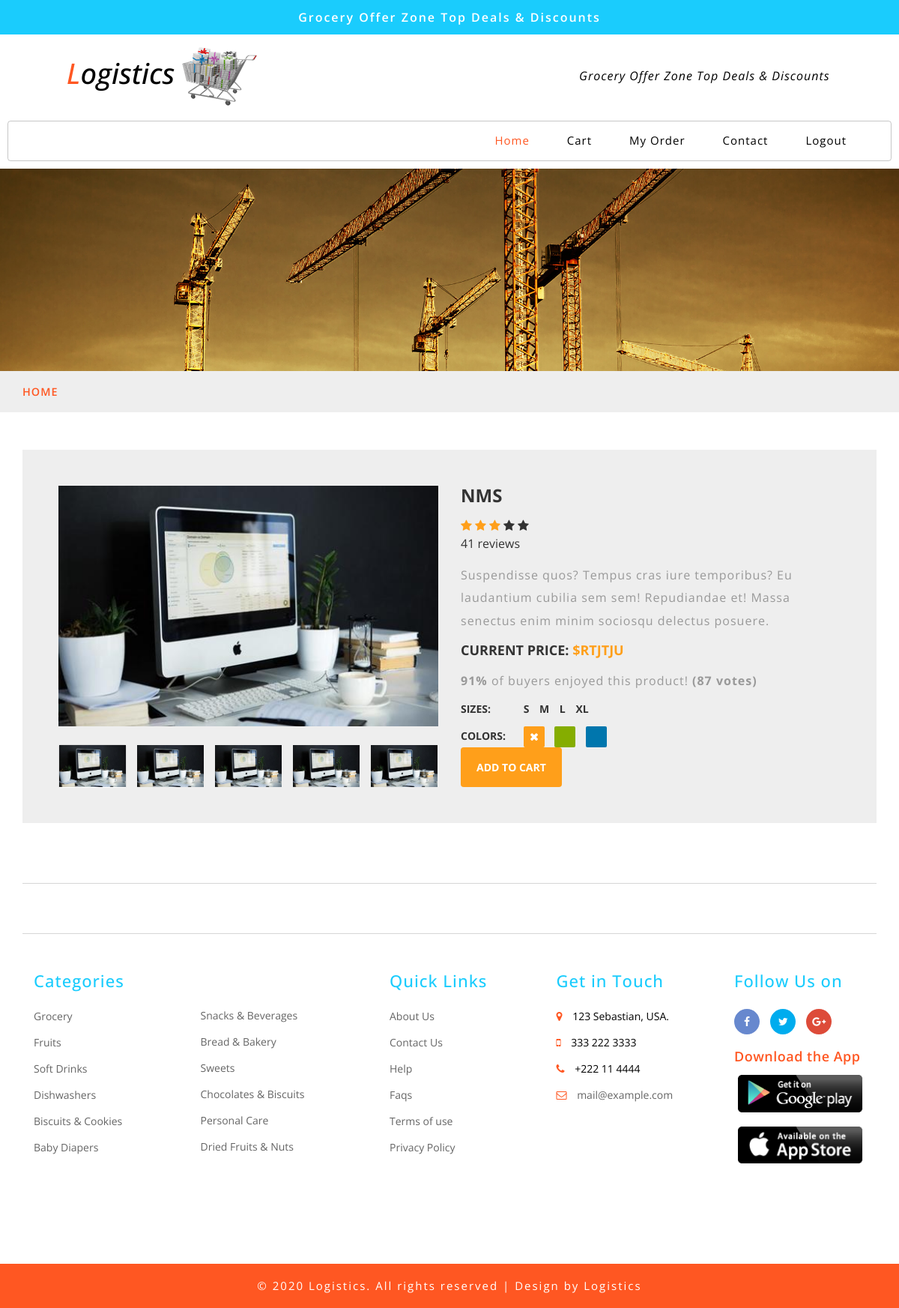
The app's page /umaterialprofile/1 (signed in) with its own data.
### logistic/models.py (models this page shows, shortened)
class Materials(db.Model):
    id = db.Column(db.Integer,primary_key=True)
    sowner = db.Column(db.String)
    uowner = db.Column(db.String)
    name = db.Column(db.String(200))
    brand = db.Column(db.String(200))
    avail = db.Column(db.String(200))
    price = db.Column(db.String(200))
    offerprice = db.Column(db.String(200))
    discount = db.Column(db.String(200))
    place = db.Column(db.String(200))
    image = db.Column(db.String(20), nullable=False, default='default.jpg')
    status = db.Column(db.String(200))
    reason = db.Column(db.String(200))
    cart = db.Column(db.String(200))
    desc = db.Column(db.String(200))
    uquantity = db.Column(db.String(200))
    upayment = db.Column(db.String(200))
    utotalprice = db.Column(db.String(200))
    uname = db.Column(db.String((200)))
    uaddress = db.Column(db.String((200)))
    uphone = db.Column(db.String((200)))
    deliverystatus = db.Column(db.String(220))
    offer = db.Column(db.String(220),default='no')
    purchase = db.Column(db.String(220))

### logistic/routes.py (the view)
@app.route('/umaterialprofile/<int:id>', methods=['GET', 'POST'])
@login_required
def umaterialprofile(id):
    form=Cart()
    material = Materials.query.get_or_404(id)
    return render_template("umaterialprofile.html",material = material, form= form)

### logistic/models.py (called while the page is built)
@login_manager.user_loader
def load_user(id):
    return Login.query.get(int(id))

### logistic/templates/umaterialprofile.html (shortened to what this page needs)
{% extends 'userlayout.html' %}
{% block content %}
<!DOCTYPE html>
<html lang="en">
  <head>
    <link href="https://maxcdn.bootstrapcdn.com/font-awesome/4.7.0/css/font-awesome.min.css" rel="stylesheet">
  </head>
  <body>
	<div class="container">
		<div class="card">
			<div class="container-fliud">
				<div class="wrapper row">
					<div class="preview col-md-6">
						<div class="preview-pic tab-content">
						  <div class="tab-pane active" id="pic-1"><img src="../static/pics/{{material.image}}"/></div>
						</div>
						<ul class="preview-thumbnail nav nav-tabs">
						  <li class="active"><a data-target="#pic-1" data-toggle="tab"><img src="../static/pics/{{material.image}}" /></a></li>
						  <li><a data-target="#pic-2" data-toggle="tab"><img src="../static/pics/{{material.image}}" /></a></li>
						  <li><a data-target="#pic-3" data-toggle="tab"><img src="../static/pics/{{material.image}}" /></a></li>
						  <li><a data-target="#pic-4" data-toggle="tab"><img src="../static/pics/{{material.image}}" /></a></li>
						  <li><a data-target="#pic-5" data-toggle="tab"><img src="../static/pics/{{material.image}}" /></a></li>
						</ul>
					</div>
					<div class="details col-md-6">
						<h3 class="product-title">{{material.name}}</h3>
						<div class="rating">
							<div class="stars">
								<span class="fa fa-star checked"></span>
								<span class="fa fa-star checked"></span>
								<span class="fa fa-star checked"></span>
								<span class="fa fa-star"></span>
								<span class="fa fa-star"></span>
							</div>
							<span class="review-no">41 reviews</span>
						</div>
						<p class="product-description">Suspendisse quos? Tempus cras iure temporibus? Eu laudantium cubilia sem sem! Repudiandae et! Massa senectus enim minim sociosqu delectus posuere.</p>
						<h4 class="price">current price: <span>${{material.price}}</span></h4>
						<p class="vote"><strong>91%</strong> of buyers enjoyed this product! <strong>(87 votes)</strong></p>
						<h5 class="sizes">sizes:
							<span class="size" data-toggle="tooltip" title="small">s</span>
							<span class="size" data-toggle="tooltip" title="medium">m</span>
							<span class="size" data-toggle="tooltip" title="large">l</span>
							<span class="size" data-toggle="tooltip" title="xtra large">xl</span>
						</h5>
						<h5 class="colors">colors:
							<span class="color orange not-available" data-toggle="tooltip" title="Not In store"></span>
							<span class="color green"></span>
							<span class="color blue"></span>
            </h5>
						<div class="action">
						<a href="/ucartadd/{{material.id}}">	<button class="like btn btn-default" type="button"> ADD TO CART</button></a>
            </div>
					</div>
                </div>
			</div>
		</div>
	</div>
  </body>
</html>
{% endblock %}

### logistic/templates/umaterialprofile.html (style rules this page uses)
body { font-family: 'open sans'; overflow-x: hidden; }
img { max-width: 100%; }
.preview { display: -webkit-box; display: -webkit-flex; display: -ms-flexbox; display: flex; -webkit-box-orient: vertical; -webkit-box-direction: normal; -webkit-flex-direction: column; -ms-flex-direction: column; flex-direction: column; }
.preview-pic { -webkit-box-flex: 1; -webkit-flex-grow: 1; -ms-flex-positive: 1; flex-grow: 1; }
.preview-thumbnail.nav-tabs { border: none; margin-top: 15px; }
.preview-thumbnail.nav-tabs li { width: 18%; margin-right: 2.5%; }
.preview-thumbnail.nav-tabs li img { max-width: 100%; display: block; }
.preview-thumbnail.nav-tabs li a { padding: 0; margin: 0; }
.preview-thumbnail.nav-tabs li:last-of-type { margin-right: 0; }
.tab-content { overflow: hidden; }
.tab-content img { width: 100%; -webkit-animation-name: opacity; animation-name: opacity; -webkit-animation-duration: .3s; animation-duration: .3s; }
.card { margin-top: 50px; background: #eee; padding: 3em; line-height: 1.5em; }
@media screen and (min-width: 997px) { .wrapper { display: -webkit-box; display: -webkit-flex; display: -ms-flexbox; display: flex; } }
.details { display: -webkit-box; display: -webkit-flex; display: -ms-flexbox; display: flex; -webkit-box-orient: vertical; -webkit-box-direction: normal; -webkit-flex-direction: column; -ms-flex-direction: column; flex-direction: column; }
.colors { -webkit-box-flex: 1; -webkit-flex-grow: 1; -ms-flex-positive: 1; flex-grow: 1; }
.product-title, .price, .sizes, .colors { text-transform: UPPERCASE; font-weight: bold; }
.checked, .price span { color: #ff9f1a; }
.product-title, .rating, .product-description, .price, .vote, .sizes { margin-bottom: 15px; }
.product-title { margin-top: 0; }
.size { margin-right: 10px; }
.size:first-of-type { margin-left: 40px; }
.color { display: inline-block; vertical-align: middle; margin-right: 10px; height: 2em; width: 2em; border-radius: 2px; }
.color:first-of-type { margin-left: 20px; }
.add-to-cart, .like { background: #ff9f1a; padding: 1.2em 1.5em; border: none; text-transform: UPPERCASE; font-weight: bold; color: #fff; -webkit-transition: background .3s ease; transition: background .3s ease; }
.not-available { text-align: center; line-height: 2em; }
.not-available:before { font-family: fontawesome; content: "\f00d"; color: #fff; }
.orange { background: #ff9f1a; }
.green { background: #85ad00; }
.blue { background: #0076ad; }

### records on screen
Materials: image (picture), name "NMS", price "RTJTJU"
